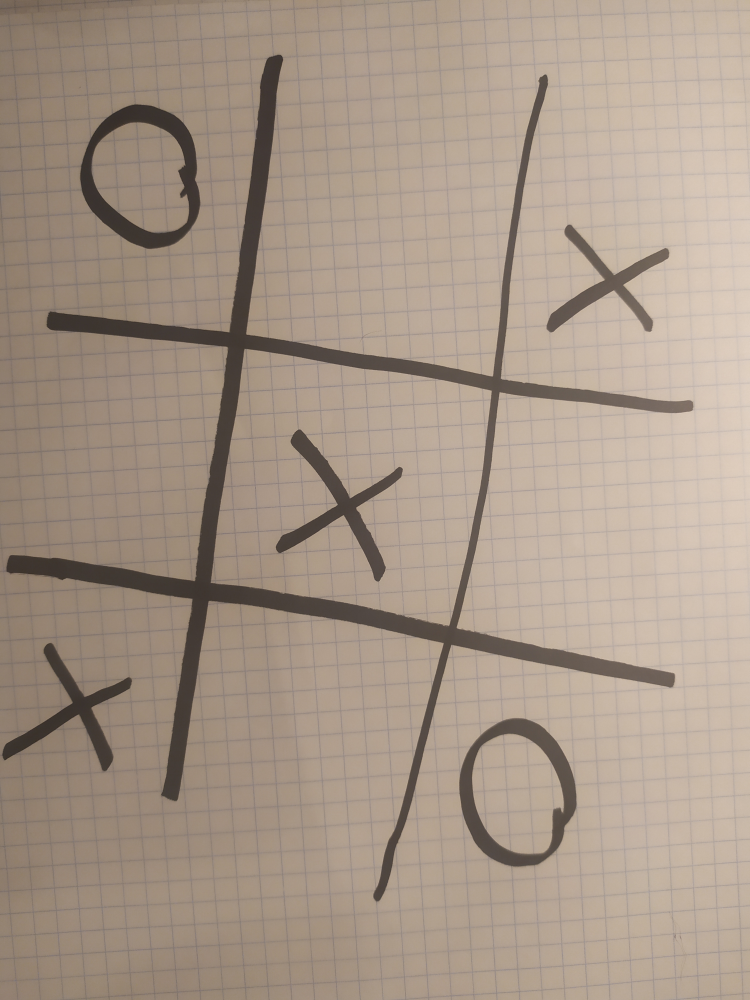
#> input picture p1.jpg, 3000 x 4000 px (shown at 1/4 size)
$ python -i circle_cross.py   (imports and definitions only)
#> lines starting #> are read from the running program, lines starting #| are printed output that depends on the picture
#> further down, picture is the input picture: shape (4000, 3000, 3); mean B, G, R 136.1, 150.9, 167.3
import skimage as ski
from matplotlib import pyplot as plt
from skimage import io
import skimage.morphology as mp
from skimage.transform import resize
from skimage.segmentation import flood_fill
import numpy as np
import math
import cv2


# [6 lines left out: function load_file, not called in this run]


def adjust_gamma(image, gamma=1.0):
    invGamma = 1.0 / gamma
    table = np.array([((i / 255.0) ** invGamma) * 255
        for i in np.arange(0, 256)]).astype("uint8")
# apply gamma correction using the lookup table
    return cv2.LUT(image, table)


def tresholding2(img, gamm=1):
#> called with gamm = 1
    kernel = np.ones((3, 3), np.uint8)
    gray = cv2.cvtColor(img, cv2.COLOR_BGR2GRAY)
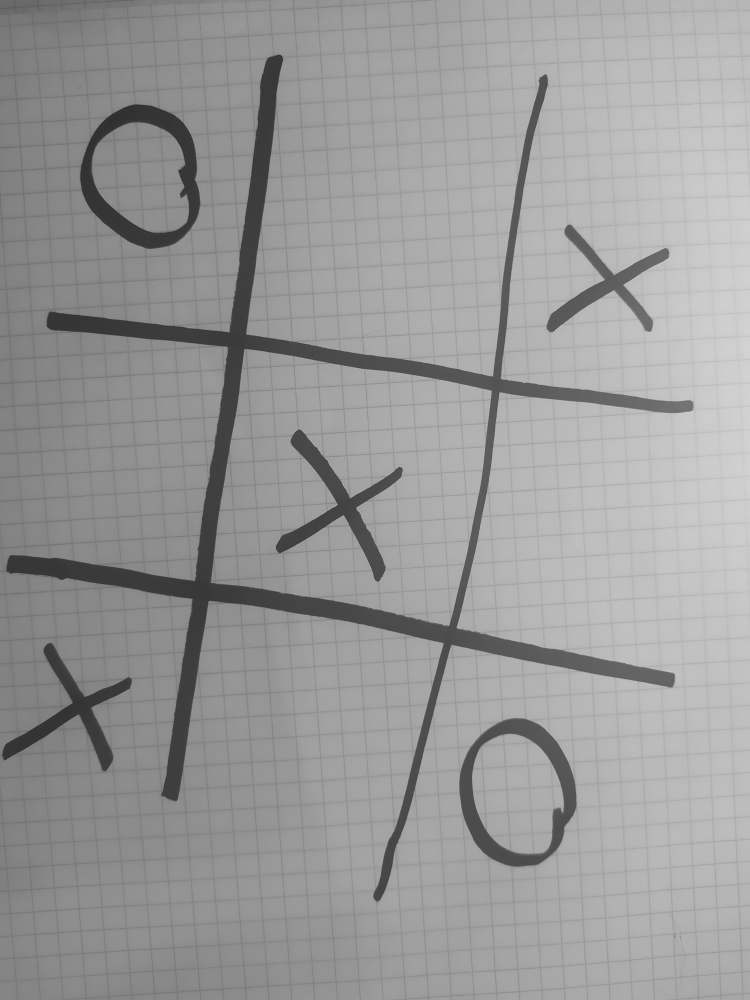
#> gray: shape (4000, 3000) (shown at 1/4 size); min 21, max 220, mean 154.1
    blurred = cv2.GaussianBlur(gray, (5, 5), 0)
    imge = adjust_gamma(blurred, gamma=gamm)
    ret, img = cv2.threshold(imge, 255, cv2.ADAPTIVE_THRESH_GAUSSIAN_C, 130, 5)
#> img = [5, 0, 0, 0]
    (thresh, img) = cv2.threshold(img, 188, 255, cv2.THRESH_BINARY_INV)
#> img = [255, 255, 255, 255]
    img = cv2.dilate(img, kernel, iterations=1)
    return img


# [26 lines left out: functions tresholding, cut, cut_min, not called in this run]


def fill_board(img, top_right,color=125): #linie planszy będą czarne
    img = ski.segmentation.flood_fill(img, (top_right[1], top_right[0]), color)
    return img


def print_result(result):
    for i in result:
        print(''.join(i))


# [70 lines left out: functions show_img, make_big_square, photo_division, rotate, not called in this run]

>>> import cv2
>>> picture = cv2.imread('p1.jpg')
>>> result = tresholding2(picture)
#> result = [255, 255, 255, 255]
